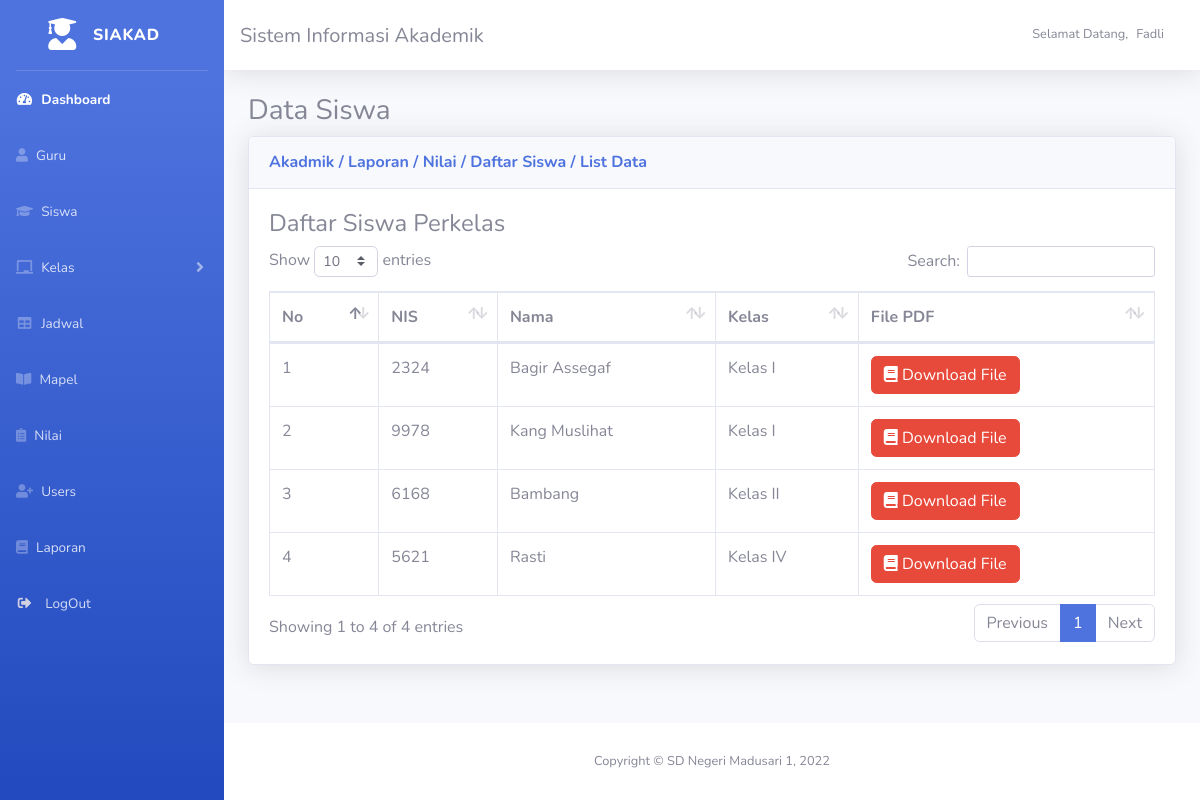
Page /main/index.php?page=nilai (signed in) on the committed database.
### tables this page shows
CREATE TABLE `subkelas` (
  `id_subKelas` int(11) NOT NULL,
  `id_siswa` int(11) NOT NULL,
  `id_kelas` int(11) NOT NULL
);

CREATE TABLE `siswa` (
  `id_siswa` int(11) NOT NULL,
  `nis` varchar(10) NOT NULL,
  `nama` varchar(30) NOT NULL,
  `alamat` text NOT NULL,
  `jenis_kelamin` enum('Laki-laki','Perempuan') NOT NULL,
  `tempat` varchar(30) NOT NULL,
  `tanggal_lahir` date NOT NULL,
  `nama_ibu` varchar(20) NOT NULL,
  `telp` varchar(12) NOT NULL,
  `angkatan` varchar(10) NOT NULL,
  `username` varchar(20) NOT NULL,
  `password` varchar(20) NOT NULL,
  `hak_akses` varchar(10) NOT NULL
);

CREATE TABLE `kelas` (
  `id_kelas` varchar(10) NOT NULL DEFAULT '',
  `nama_kelas` varchar(10) NOT NULL,
  `kapasitas` varchar(20) NOT NULL,
  `id_guru` int(11) NOT NULL
);

### main/Menu_laporan/nilai.php (the view)
<h3>Data Siswa</h3>
<div class="card shadow mb-4">
    <div class="card-header py-3">
        <h6 class="m-0 font-weight-bold text-primary">Akadmik / Laporan / Nilai / Daftar Siswa / List Data</h6>
    </div>
    <div class="card-body">
        <h4>Daftar Siswa Perkelas </h4>
        <div class="table-responsive">
            <table class="table table-bordered" id="dataTable" width="100%" cellspacing="0">
                <thead>
                    <tr>
                        <th>No</th>
                        <th>NIS</th>
                        <th>Nama</th>
                        <th>Kelas</th>
                        <th>File PDF</th>
                    </tr>
                </thead>
                <tbody>
                    <?php
                       require '../koneksi.php';
                       $no = 1;
                       $query = mysqli_query($koneksi, "SELECT subkelas.id_subKelas, siswa.nama as nama_siswa,siswa.nis, siswa.id_siswa, subkelas.id_kelas, kelas.nama_kelas, guru.nama as nama_guru FROM subkelas
                       INNER JOIN siswa ON subkelas.id_siswa = siswa.id_siswa
                       INNER JOIN kelas ON subkelas.id_kelas = kelas.id_kelas
                       INNER JOIN guru ON kelas.id_guru = guru.id_guru
                       ORDER BY nama_kelas, nis, nama_siswa ASC ") or die(mysqli_error($koneksi));
                       while ($tampil = mysqli_fetch_array($query)) {
                       ?>
                        <tr>
                            <td><?php echo $no++; ?></td>
                            <td><?php echo $tampil['nis']; ?></td>
                            <td><?php echo $tampil['nama_siswa']; ?></td>
                            <td><?php echo $tampil['nama_kelas']; ?></td>
                            <td><a href="Menu_laporan/fpdf/laporan_nilai.php?id_siswa=<?php echo $tampil['id_siswa']; ?>" class="link" target="_blank"><button class=" btn btn-danger">
                                        <li class="fas fa-book"> </li> Download File
                                    </button>
                                </a></td>
                        <?php } ?>
                        </tr>
                </tbody>
            </table>
        </div>
    </div>
</div>

### rows in the picture
subkelas: id_siswa.nis "2324", id_siswa.nama "Bagir Assegaf", id_kelas.nama_kelas "Kelas I"
subkelas: id_siswa.nis "9978", id_siswa.nama "Kang Muslihat", id_kelas.nama_kelas "Kelas I"
subkelas: id_siswa.nis "6168", id_siswa.nama "Bambang", id_kelas.nama_kelas "Kelas II"
subkelas: id_siswa.nis "5621", id_siswa.nama "Rasti", id_kelas.nama_kelas "Kelas IV"

### other values in the picture
$_SESSION['nama'] "Fadli"
